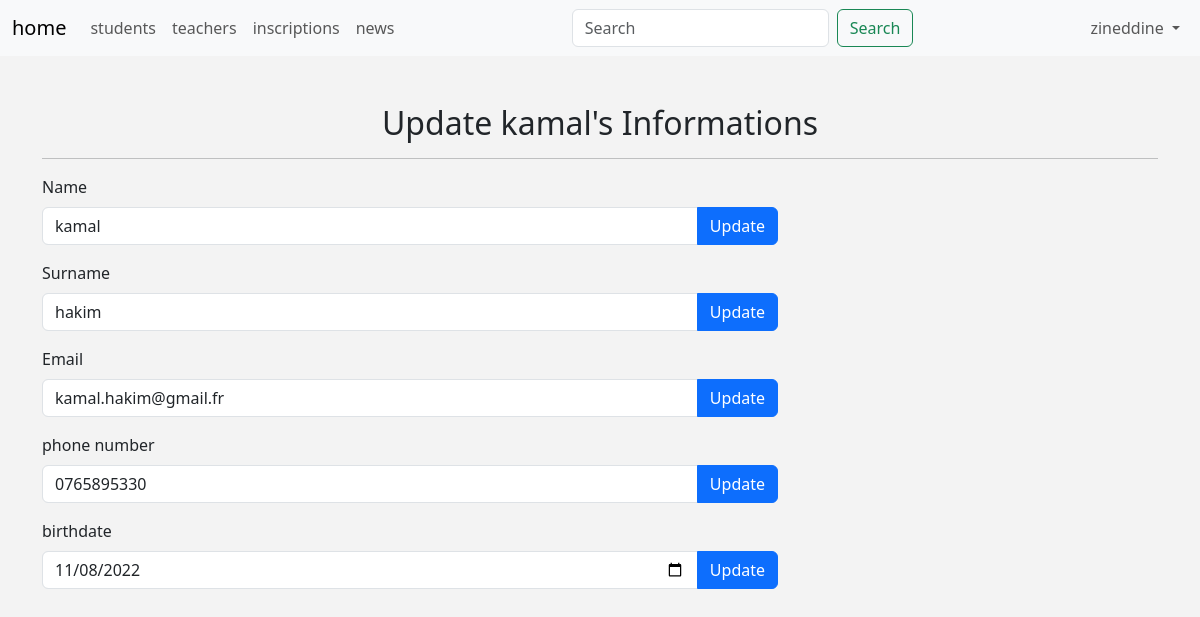
/admin/manage-teacher.php?action=edit&teacher_id=2 (signed in), run on an earlier commit of the app's database.
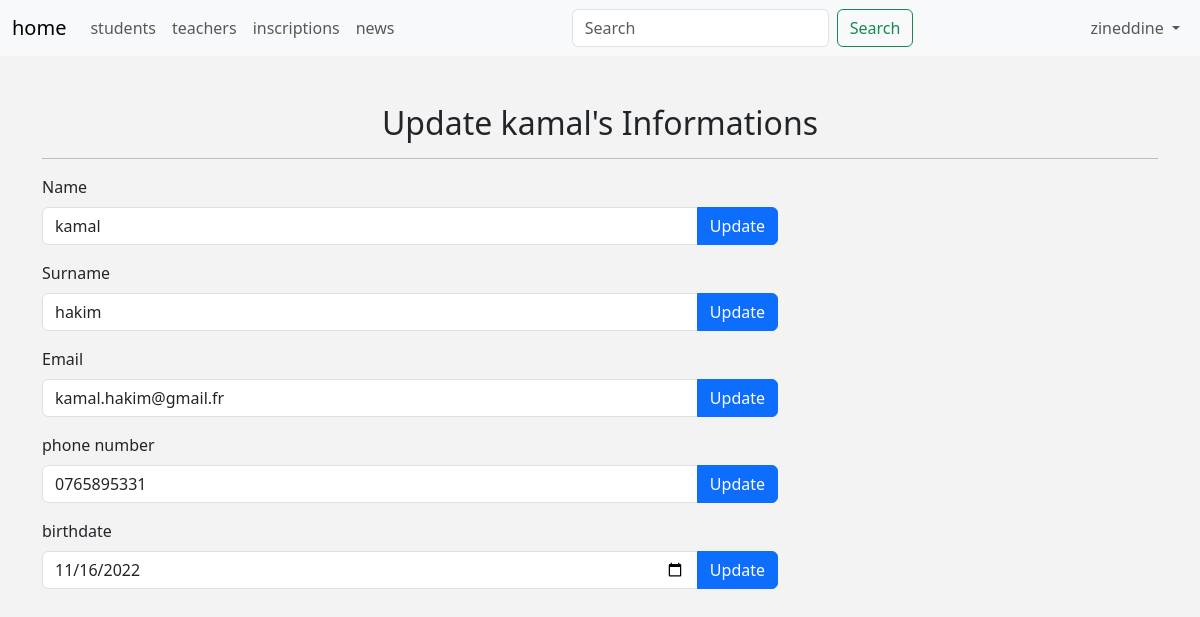
And on a later commit of the database.
### tables this page shows
CREATE TABLE `Enseignants` (
  `id` int(11) NOT NULL,
  `nom` varchar(50) NOT NULL,
  `prenom` varchar(50) NOT NULL,
  `email` varchar(255) NOT NULL,
  `date_naissance` date NOT NULL,
  `lieu_naissance` varchar(255) NOT NULL,
  `nationalite` varchar(255) NOT NULL,
  `adresse` varchar(255) NOT NULL,
  `telephone` varchar(20) NOT NULL,
  `photo` mediumblob DEFAULT NULL,
  `id_doc` int(11) DEFAULT NULL
);

### admin/manage-teacher.php (the view, shortened to what this page needs)
<?php
if (isset($_SESSION['username'])) {
    include 'init.php';
    $teacher_id = isset($_GET['teacher_id']) && is_numeric($_GET['teacher_id']) ? intval($_GET['teacher_id']) : 0;
    $stmt = $connection->prepare("SELECT * FROM Enseignants WHERE id = ?");
    $stmt->execute(array($teacher_id));
    $teacher = $stmt->fetch(PDO::FETCH_ASSOC);
        ?>
        <?php
    if(isset($_GET['action']) && $_GET['action'] == 'edit') {
        ?>
        <div class="container">
            <h2 class="text-center mt-5">Update <?php echo $teacher['nom']?>'s Informations</h2>
            <hr>
            <form action="<?php $_SERVER['PHP_SELF']?>" method="POST" class="">
                <div class="row mb-3">
                    <div class="col-md-8">
                        <label for="first_name" class="form-label">Name</label>
                        <div class="input-group">
                            <input type="text" class="form-control" id="first_name" name="name" value="<?php  echo $teacher['nom']; ?>">
                            <button class="btn btn-primary" name="update-teacher-name" type="submit">Update</button>
                        </div>
                    </div>
                </div>
            </form>
            <form action="<?php $_SERVER['PHP_SELF']?>" method="post">
                <div class="row mb-3">
                    <div class="col-md-8">
                        <label for="surname" class="form-label">Surname</label>
                        <div class="input-group">
                            <input type="text" class="form-control" id="first_name" name="surname" value="<?php  echo $teacher['prenom']; ?>">
                            <button class="btn btn-primary" name="update-teacher-surname" type="submit">Update</button>
                        </div>
                    </div>
                </div>
            </form>
            <form action="<?php $_SERVER['PHP_SELF']?>" method="POST">
                <div class="row mb-3">
                    <div class="col-md-8">
                        <label for="email" class="form-label">Email</label>
                        <div class="input-group">
                            <input type="email" class="form-control" id="email" name="email" value="<?php  echo $teacher['email']; ?>">
                            <button class="btn btn-primary" name="update-teacher-email"  type="submit">Update</button>
                        </div>
                    </div>
                </div>
            </form>
            <form action="<?php $_SERVER['PHP_SELF']?>" method="post">
            <div class="row mb-3">
                <div class="col-md-8">
                    <label for="phone-number" class="form-label">phone number</label>
                    <div class="input-group">
                        <input type="text" class="form-control" id="phone-number" name="phone-number" value="<?php  echo $teacher['telephone']; ?>">
                        <button class="btn btn-primary" name="update-phone-number" type="submit">Update</button>
                    </div>
                </div>
            </div>
            </form>
            <form action="<?php $_SERVER['PHP_SELF']?>" method="post">
                <div class="row mb-3">
                    <div class="col-md-8">
                        <label for="birthdate" class="form-label">birthdate</label>
                        <div class="input-group">
                            <input type="date" class="form-control" id="birth-date" name="birthdate" value="<?php  echo $teacher['date_naissance']; ?>">
                            <button class="btn btn-primary" name="update-birthdate" type="submit">Update</button>
                        </div>
                    </div>
                </div>
            </form>
        </div>
        <?php
    }
    include $tpl . 'footer.php';
} else {
    echo 'You are not authorized to view this page.';
    header('Location: index.php');
    exit();
}
?>

What changed in the data, as far as the page shows it:
changed enseignants "kamal": phone-number "0765895330" → "0765895331"; birthdate "11/08/2022" → "11/16/2022"
